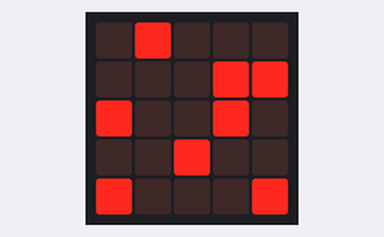
Simulated run of this program. Board: BBC micro:bit running MicroPython. Parts: the board's 5×5 LED display. Random numbers come from a fixed seed.

Above: at 0.1 s.
At 5.1 s:
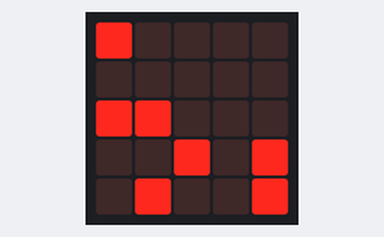
At 9.7 s:
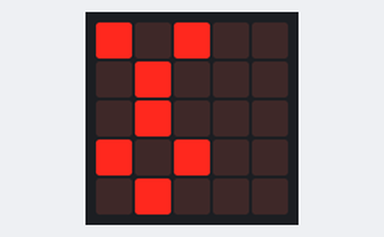
At 19.8 s:
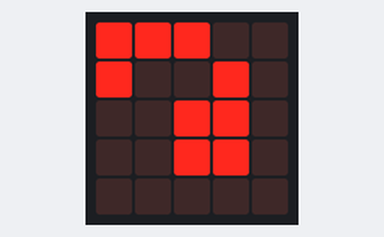
At 29.4 s:
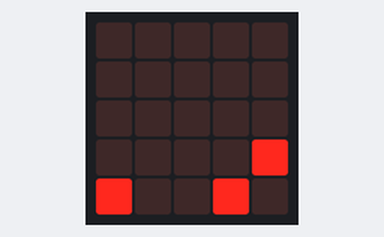
At 39.5 s:
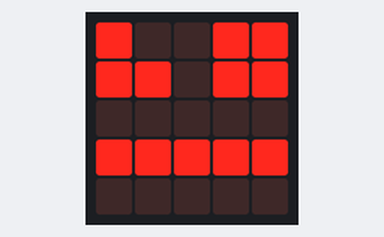

The program:

life1.py
```python
"""
Game of life
"""
import random

from microbit import display, sleep

present = [[random.randint(0, 1) for _ in range(5)] for _ in range(5)]


def count_living_neighbors(x, y, world):
    """Returns the count of living neighbors"""
    x_right = x + 1
    if x_right > 4:
        x_right = 0
    y_down = y + 1
    if y_down > 4:
        y_down = 0

    return sum([
        world[x-1][y-1], world[x][y-1], world[x_right][y-1],
        world[x-1][y], world[x_right][y],
        world[x-1][y_down], world[x][y_down], world[x_right][y_down],
    ])


def evolve(present):
    future = [[0 for _ in range(5)] for _ in range(5)]
    for x in range(5):
        for y in range(5):
            living_neighbors = count_living_neighbors(x, y, present)
            if living_neighbors < 2:  # Die of solitude
                future[x][y] = 0
            elif living_neighbors == 2:  # Stay as-is
                future[x][y] = present[x][y]
            elif living_neighbors == 3:  # Be born
                future[x][y] = 1
            else:  # Starve to death
                future[x][y] = 0
    return future


def show(present):
    for x in range(5):
        for y in range(5):
            if present[x][y] == 1:
                display.set_pixel(x, y, 9)
            else:
                display.set_pixel(x, y, 0)

while True:
    future = evolve(present)
    if present == future:
        # We are at a boring state and should restart
        future = [[random.randint(0, 1) for _ in range(5)] for _ in range(5)]
    show(future)
    present = future
    sleep(500)
```

Measured:
- what the display in image 1 shows lasts 0.5 s, from 5.1 s to 5.6 s
